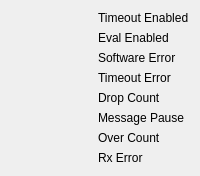
                    <widget class="QFrame" name="mp02_eng_frame">
                     <layout class="QGridLayout" name="gridLayout_3">
                      <item row="4" column="0">
                       <widget class="PyDMByteIndicator" name="mp02_drop_bit">
                        <property name="toolTip">
                         <string/>
                        </property>
                        <property name="rules" stdset="0">
                         <string>[{&quot;name&quot;: &quot;New Rule&quot;, &quot;property&quot;: &quot;Visible&quot;, &quot;initial_value&quot;: &quot;false&quot;, &quot;expression&quot;: &quot;ch[0] != 1&quot;, &quot;channels&quot;: [{&quot;channel&quot;: &quot;ca://SIOC:SYS0:MP02:MONITOR_DROP&quot;, &quot;trigger&quot;: true, &quot;use_enum&quot;: false}]}]</string>
                        </property>
                        <property name="alarmSensitiveContent" stdset="0">
                         <bool>false</bool>
                        </property>
                        <property name="alarmSensitiveBorder" stdset="0">
                         <bool>true</bool>
                        </property>
                        <property name="PyDMToolTip" stdset="0">
                         <string/>
                        </property>
                        <property name="channel" stdset="0">
                         <string>ca://SIOC:SYS0:MP02:MONITOR_DROP</string>
                        </property>
                        <property name="offColor" stdset="0">
                         <color>
                          <red>255</red>
                          <green>0</green>
                          <blue>0</blue>
                         </color>
                        </property>
                        <property name="showLabels" stdset="0">
                         <bool>false</bool>
                        </property>
                        <property name="bigEndian" stdset="0">
                         <bool>false</bool>
                        </property>
                        <property name="circles" stdset="0">
                         <bool>true</bool>
                        </property>
                        <property name="numBits" stdset="0">
                         <number>1</number>
                        </property>
                        <property name="shift" stdset="0">
                         <number>0</number>
                        </property>
                        <property name="labels" stdset="0">
                         <stringlist>
                          <string>Bit 0</string>
                         </stringlist>
                        </property>
                       </widget>
                      </item>
                      <item row="0" column="0">
                       <widget class="PyDMByteIndicator" name="mp02_to_en_bit">
                        <property name="toolTip">
                         <string/>
                        </property>
                        <property name="rules" stdset="0">
                         <string>[{&quot;name&quot;: &quot;New Rule&quot;, &quot;property&quot;: &quot;Visible&quot;, &quot;initial_value&quot;: &quot;false&quot;, &quot;expression&quot;: &quot;ch[0] != 1&quot;, &quot;channels&quot;: [{&quot;channel&quot;: &quot;ca://SIOC:SYS0:MP02:TIMEOUT_ENABLE_RBV&quot;, &quot;trigger&quot;: true, &quot;use_enum&quot;: false}]}]</string>
                        </property>
                        <property name="alarmSensitiveContent" stdset="0">
                         <bool>false</bool>
                        </property>
                        <property name="alarmSensitiveBorder" stdset="0">
                         <bool>true</bool>
                        </property>
                        <property name="PyDMToolTip" stdset="0">
                         <string/>
                        </property>
                        <property name="channel" stdset="0">
                         <string>ca://SIOC:SYS0:MP02:TIMEOUT_ENABLE_RBV</string>
                        </property>
                        <property name="offColor" stdset="0">
                         <color>
                          <red>255</red>
                          <green>0</green>
                          <blue>0</blue>
                         </color>
                        </property>
                        <property name="showLabels" stdset="0">
                         <bool>false</bool>
                        </property>
                        <property name="bigEndian" stdset="0">
                         <bool>false</bool>
                        </property>
                        <property name="circles" stdset="0">
                         <bool>true</bool>
                        </property>
                        <property name="numBits" stdset="0">
                         <number>1</number>
                        </property>
                        <property name="shift" stdset="0">
                         <number>0</number>
                        </property>
                        <property name="labels" stdset="0">
                         <stringlist>
                          <string>Bit 0</string>
                         </stringlist>
                        </property>
                       </widget>
                      </item>
                      <item row="0" column="1">
                       <widget class="PyDMLabel" name="mp02_to_en_lbl">
                        <property name="text">
                         <string>Timeout Enabled</string>
                        </property>
                        <property name="rules" stdset="0">
                         <string>[{&quot;name&quot;: &quot;New Rule&quot;, &quot;property&quot;: &quot;Visible&quot;, &quot;initial_value&quot;: &quot;false&quot;, &quot;expression&quot;: &quot;ch[0] != 1&quot;, &quot;channels&quot;: [{&quot;channel&quot;: &quot;ca://SIOC:SYS0:MP02:TIMEOUT_ENABLE_RBV&quot;, &quot;trigger&quot;: true, &quot;use_enum&quot;: false}]}]</string>
                        </property>
                        <property name="precision" stdset="0">
                         <number>0</number>
                        </property>
                        <property name="showUnits" stdset="0">
                         <bool>false</bool>
                        </property>
                        <property name="precisionFromPV" stdset="0">
                         <bool>true</bool>
                        </property>
                        <property name="alarmSensitiveContent" stdset="0">
                         <bool>false</bool>
                        </property>
                        <property name="alarmSensitiveBorder" stdset="0">
                         <bool>true</bool>
                        </property>
                        <property name="PyDMToolTip" stdset="0">
                         <string/>
                        </property>
                        <property name="channel" stdset="0">
                         <string/>
                        </property>
                       </widget>
                      </item>
                      <item row="1" column="0">
                       <widget class="PyDMByteIndicator" name="mp02_eval_bit">
                        <property name="toolTip">
                         <string/>
                        </property>
                        <property name="rules" stdset="0">
                         <string>[{&quot;name&quot;: &quot;New Rule&quot;, &quot;property&quot;: &quot;Visible&quot;, &quot;initial_value&quot;: &quot;false&quot;, &quot;expression&quot;: &quot;ch[0] != 1&quot;, &quot;channels&quot;: [{&quot;channel&quot;: &quot;ca://SIOC:SYS0:MP02:EVALUATION_ENABLE_RBV&quot;, &quot;trigger&quot;: true, &quot;use_enum&quot;: false}]}]</string>
                        </property>
                        <property name="alarmSensitiveContent" stdset="0">
                         <bool>false</bool>
                        </property>
                        <property name="alarmSensitiveBorder" stdset="0">
                         <bool>true</bool>
                        </property>
                        <property name="PyDMToolTip" stdset="0">
                         <string/>
                        </property>
                        <property name="channel" stdset="0">
                         <string>ca://SIOC:SYS0:MP02:EVALUATION_ENABLE_RBV</string>
                        </property>
                        <property name="offColor" stdset="0">
                         <color>
                          <red>255</red>
                          <green>0</green>
                          <blue>0</blue>
                         </color>
                        </property>
                        <property name="showLabels" stdset="0">
                         <bool>false</bool>
                        </property>
                        <property name="bigEndian" stdset="0">
                         <bool>false</bool>
                        </property>
                        <property name="circles" stdset="0">
                         <bool>true</bool>
                        </property>
                        <property name="numBits" stdset="0">
                         <number>1</number>
                        </property>
                        <property name="shift" stdset="0">
                         <number>0</number>
                        </property>
                        <property name="labels" stdset="0">
                         <stringlist>
                          <string>Bit 0</string>
                         </stringlist>
                        </property>
                       </widget>
                      </item>
                      <item row="2" column="0">
                       <widget class="PyDMByteIndicator" name="mp02_sw_bit">
                        <property name="toolTip">
                         <string/>
                        </property>
                        <property name="rules" stdset="0">
                         <string>[{&quot;name&quot;: &quot;New Rule&quot;, &quot;property&quot;: &quot;Visible&quot;, &quot;initial_value&quot;: &quot;false&quot;, &quot;expression&quot;: &quot;ch[0] != 1&quot;, &quot;channels&quot;: [{&quot;channel&quot;: &quot;ca://SIOC:SYS0:MP02:SW_ERR&quot;, &quot;trigger&quot;: true, &quot;use_enum&quot;: false}]}]</string>
                        </property>
                        <property name="alarmSensitiveContent" stdset="0">
                         <bool>false</bool>
                        </property>
                        <property name="alarmSensitiveBorder" stdset="0">
                         <bool>true</bool>
                        </property>
                        <property name="PyDMToolTip" stdset="0">
                         <string/>
                        </property>
                        <property name="channel" stdset="0">
                         <string>ca://SIOC:SYS0:MP02:SW_ERR</string>
                        </property>
                        <property name="offColor" stdset="0">
                         <color>
                          <red>255</red>
                          <green>0</green>
                          <blue>0</blue>
                         </color>
                        </property>
                        <property name="showLabels" stdset="0">
                         <bool>false</bool>
                        </property>
                        <property name="bigEndian" stdset="0">
                         <bool>false</bool>
                        </property>
                        <property name="circles" stdset="0">
                         <bool>true</bool>
                        </property>
                        <property name="numBits" stdset="0">
                         <number>1</number>
                        </property>
                        <property name="shift" stdset="0">
                         <number>0</number>
                        </property>
                        <property name="labels" stdset="0">
                         <stringlist>
                          <string>Bit 0</string>
                         </stringlist>
                        </property>
                       </widget>
                      </item>
                      <item row="1" column="1">
                       <widget class="PyDMLabel" name="mp02_eval_lbl">
                        <property name="text">
                         <string>Eval Enabled</string>
                        </property>
                        <property name="rules" stdset="0">
                         <string>[{&quot;name&quot;: &quot;New Rule&quot;, &quot;property&quot;: &quot;Visible&quot;, &quot;initial_value&quot;: &quot;false&quot;, &quot;expression&quot;: &quot;ch[0] != 1&quot;, &quot;channels&quot;: [{&quot;channel&quot;: &quot;ca://SIOC:SYS0:MP02:EVALUATION_ENABLE_RBV&quot;, &quot;trigger&quot;: true, &quot;use_enum&quot;: false}]}]</string>
                        </property>
                        <property name="precision" stdset="0">
                         <number>0</number>
                        </property>
                        <property name="showUnits" stdset="0">
                         <bool>false</bool>
                        </property>
                        <property name="precisionFromPV" stdset="0">
                         <bool>true</bool>
                        </property>
                        <property name="alarmSensitiveContent" stdset="0">
                         <bool>false</bool>
                        </property>
                        <property name="alarmSensitiveBorder" stdset="0">
                         <bool>true</bool>
                        </property>
                        <property name="PyDMToolTip" stdset="0">
                         <string/>
                        </property>
                        <property name="channel" stdset="0">
                         <string/>
                        </property>
                       </widget>
                      </item>
                      <item row="2" column="1">
                       <widget class="PyDMLabel" name="mp02_sw_lbl">
                        <property name="text">
                         <string>Software Error</string>
                        </property>
                        <property name="rules" stdset="0">
                         <string>[{&quot;name&quot;: &quot;New Rule&quot;, &quot;property&quot;: &quot;Visible&quot;, &quot;initial_value&quot;: &quot;false&quot;, &quot;expression&quot;: &quot;ch[0] != 1&quot;, &quot;channels&quot;: [{&quot;channel&quot;: &quot;ca://SIOC:SYS0:MP02:SW_ERR&quot;, &quot;trigger&quot;: true, &quot;use_enum&quot;: false}]}]</string>
                        </property>
                        <property name="precision" stdset="0">
                         <number>0</number>
                        </property>
                        <property name="showUnits" stdset="0">
                         <bool>false</bool>
                        </property>
                        <property name="precisionFromPV" stdset="0">
                         <bool>true</bool>
                        </property>
                        <property name="alarmSensitiveContent" stdset="0">
                         <bool>false</bool>
                        </property>
                        <property name="alarmSensitiveBorder" stdset="0">
                         <bool>true</bool>
                        </property>
                        <property name="PyDMToolTip" stdset="0">
                         <string/>
                        </property>
                        <property name="channel" stdset="0">
                         <string/>
                        </property>
                       </widget>
                      </item>
                      <item row="6" column="1">
                       <widget class="PyDMLabel" name="mp02_over_lbl">
                        <property name="text">
                         <string>Over Count</string>
                        </property>
                        <property name="rules" stdset="0">
                         <string>[{&quot;name&quot;: &quot;New Rule&quot;, &quot;property&quot;: &quot;Visible&quot;, &quot;initial_value&quot;: &quot;false&quot;, &quot;expression&quot;: &quot;ch[0] != 1&quot;, &quot;channels&quot;: [{&quot;channel&quot;: &quot;ca://SIOC:SYS0:MP02:MONITOR_OVERFLOW&quot;, &quot;trigger&quot;: true, &quot;use_enum&quot;: false}]}]</string>
                        </property>
                        <property name="precision" stdset="0">
                         <number>0</number>
                        </property>
                        <property name="showUnits" stdset="0">
                         <bool>false</bool>
                        </property>
                        <property name="precisionFromPV" stdset="0">
                         <bool>true</bool>
                        </property>
                        <property name="alarmSensitiveContent" stdset="0">
                         <bool>false</bool>
                        </property>
                        <property name="alarmSensitiveBorder" stdset="0">
                         <bool>true</bool>
                        </property>
                        <property name="PyDMToolTip" stdset="0">
                         <string/>
                        </property>
                        <property name="channel" stdset="0">
                         <string/>
                        </property>
                       </widget>
                      </item>
                      <item row="3" column="0">
                       <widget class="PyDMByteIndicator" name="mp02_to_err_bit">
                        <property name="toolTip">
                         <string/>
                        </property>
                        <property name="rules" stdset="0">
                         <string>[{&quot;name&quot;: &quot;New Rule&quot;, &quot;property&quot;: &quot;Visible&quot;, &quot;initial_value&quot;: &quot;false&quot;, &quot;expression&quot;: &quot;ch[0] != 1&quot;, &quot;channels&quot;: [{&quot;channel&quot;: &quot;ca://SIOC:SYS0:MP02:TO_ERR&quot;, &quot;trigger&quot;: true, &quot;use_enum&quot;: false}]}]</string>
                        </property>
                        <property name="alarmSensitiveContent" stdset="0">
                         <bool>false</bool>
                        </property>
                        <property name="alarmSensitiveBorder" stdset="0">
                         <bool>true</bool>
                        </property>
                        <property name="PyDMToolTip" stdset="0">
                         <string/>
                        </property>
                        <property name="channel" stdset="0">
                         <string>ca://SIOC:SYS0:MP02:TO_ERR</string>
                        </property>
                        <property name="offColor" stdset="0">
                         <color>
                          <red>255</red>
                          <green>0</green>
                          <blue>0</blue>
                         </color>
                        </property>
                        <property name="showLabels" stdset="0">
                         <bool>false</bool>
                        </property>
                        <property name="bigEndian" stdset="0">
                         <bool>false</bool>
                        </property>
                        <property name="circles" stdset="0">
                         <bool>true</bool>
                        </property>
                        <property name="numBits" stdset="0">
                         <number>1</number>
                        </property>
                        <property name="shift" stdset="0">
                         <number>0</number>
                        </property>
                        <property name="labels" stdset="0">
                         <stringlist>
                          <string>Bit 0</string>
                         </stringlist>
                        </property>
                       </widget>
                      </item>
                      <item row="3" column="1">
                       <widget class="PyDMLabel" name="mp02_to_err_lbl">
                        <property name="text">
                         <string>Timeout Error</string>
                        </property>
                        <property name="rules" stdset="0">
                         <string>[{&quot;name&quot;: &quot;New Rule&quot;, &quot;property&quot;: &quot;Visible&quot;, &quot;initial_value&quot;: &quot;false&quot;, &quot;expression&quot;: &quot;ch[0] != 1&quot;, &quot;channels&quot;: [{&quot;channel&quot;: &quot;ca://SIOC:SYS0:MP02:TO_ERR&quot;, &quot;trigger&quot;: true, &quot;use_enum&quot;: false}]}]</string>
                        </property>
                        <property name="precision" stdset="0">
                         <number>0</number>
                        </property>
                        <property name="showUnits" stdset="0">
                         <bool>false</bool>
                        </property>
                        <property name="precisionFromPV" stdset="0">
                         <bool>true</bool>
                        </property>
                        <property name="alarmSensitiveContent" stdset="0">
                         <bool>false</bool>
                        </property>
                        <property name="alarmSensitiveBorder" stdset="0">
                         <bool>true</bool>
                        </property>
                        <property name="PyDMToolTip" stdset="0">
                         <string/>
                        </property>
                        <property name="channel" stdset="0">
                         <string/>
                        </property>
                       </widget>
                      </item>
                      <item row="4" column="1">
                       <widget class="PyDMLabel" name="mp02_drop_lbl">
                        <property name="text">
                         <string>Drop Count</string>
                        </property>
                        <property name="rules" stdset="0">
                         <string>[{&quot;name&quot;: &quot;New Rule&quot;, &quot;property&quot;: &quot;Visible&quot;, &quot;initial_value&quot;: &quot;false&quot;, &quot;expression&quot;: &quot;ch[0] != 1&quot;, &quot;channels&quot;: [{&quot;channel&quot;: &quot;ca://SIOC:SYS0:MP02:MONITOR_DROP&quot;, &quot;trigger&quot;: true, &quot;use_enum&quot;: false}]}]</string>
                        </property>
                        <property name="precision" stdset="0">
                         <number>0</number>
                        </property>
                        <property name="showUnits" stdset="0">
                         <bool>false</bool>
                        </property>
                        <property name="precisionFromPV" stdset="0">
                         <bool>true</bool>
                        </property>
                        <property name="alarmSensitiveContent" stdset="0">
                         <bool>false</bool>
                        </property>
                        <property name="alarmSensitiveBorder" stdset="0">
                         <bool>true</bool>
                        </property>
                        <property name="PyDMToolTip" stdset="0">
                         <string/>
                        </property>
                        <property name="channel" stdset="0">
                         <string/>
                        </property>
                       </widget>
                      </item>
                      <item row="5" column="1">
                       <widget class="PyDMLabel" name="mp02_pause_lbl">
                        <property name="text">
                         <string>Message Pause</string>
                        </property>
                        <property name="rules" stdset="0">
                         <string>[{&quot;name&quot;: &quot;New Rule&quot;, &quot;property&quot;: &quot;Visible&quot;, &quot;initial_value&quot;: &quot;false&quot;, &quot;expression&quot;: &quot;ch[0] != 1&quot;, &quot;channels&quot;: [{&quot;channel&quot;: &quot;ca://SIOC:SYS0:MP02:MONITOR_PAUSE&quot;, &quot;trigger&quot;: true, &quot;use_enum&quot;: false}]}]</string>
                        </property>
                        <property name="precision" stdset="0">
                         <number>0</number>
                        </property>
                        <property name="showUnits" stdset="0">
                         <bool>false</bool>
                        </property>
                        <property name="precisionFromPV" stdset="0">
                         <bool>true</bool>
                        </property>
                        <property name="alarmSensitiveContent" stdset="0">
                         <bool>false</bool>
                        </property>
                        <property name="alarmSensitiveBorder" stdset="0">
                         <bool>true</bool>
                        </property>
                        <property name="PyDMToolTip" stdset="0">
                         <string/>
                        </property>
                        <property name="channel" stdset="0">
                         <string/>
                        </property>
                       </widget>
                      </item>
                      <item row="5" column="0">
                       <widget class="PyDMByteIndicator" name="mp02_pause_bit">
                        <property name="toolTip">
                         <string/>
                        </property>
                        <property name="rules" stdset="0">
                         <string>[{&quot;name&quot;: &quot;New Rule&quot;, &quot;property&quot;: &quot;Visible&quot;, &quot;initial_value&quot;: &quot;false&quot;, &quot;expression&quot;: &quot;ch[0] != 1&quot;, &quot;channels&quot;: [{&quot;channel&quot;: &quot;ca://SIOC:SYS0:MP02:MONITOR_PAUSE&quot;, &quot;trigger&quot;: true, &quot;use_enum&quot;: false}]}]</string>
                        </property>
                        <property name="alarmSensitiveContent" stdset="0">
                         <bool>false</bool>
                        </property>
                        <property name="alarmSensitiveBorder" stdset="0">
                         <bool>true</bool>
                        </property>
                        <property name="PyDMToolTip" stdset="0">
                         <string/>
                        </property>
                        <property name="channel" stdset="0">
                         <string>ca://SIOC:SYS0:MP02:MONITOR_PAUSE</string>
                        </property>
                        <property name="offColor" stdset="0">
                         <color>
                          <red>255</red>
                          <green>0</green>
                          <blue>0</blue>
                         </color>
                        </property>
                        <property name="showLabels" stdset="0">
                         <bool>false</bool>
                        </property>
                        <property name="bigEndian" stdset="0">
                         <bool>false</bool>
                        </property>
                        <property name="circles" stdset="0">
                         <bool>true</bool>
                        </property>
                        <property name="numBits" stdset="0">
                         <number>1</number>
                        </property>
                        <property name="shift" stdset="0">
                         <number>0</number>
                        </property>
                        <property name="labels" stdset="0">
                         <stringlist>
                          <string>Bit 0</string>
                         </stringlist>
                        </property>
                       </widget>
                      </item>
                      <item row="6" column="0">
                       <widget class="PyDMByteIndicator" name="mp02_over_bit">
                        <property name="toolTip">
                         <string/>
                        </property>
                        <property name="rules" stdset="0">
                         <string>[{&quot;name&quot;: &quot;New Rule&quot;, &quot;property&quot;: &quot;Visible&quot;, &quot;initial_value&quot;: &quot;false&quot;, &quot;expression&quot;: &quot;ch[0] != 1&quot;, &quot;channels&quot;: [{&quot;channel&quot;: &quot;ca://SIOC:SYS0:MP02:MONITOR_OVERFLOW&quot;, &quot;trigger&quot;: true, &quot;use_enum&quot;: false}]}]</string>
                        </property>
                        <property name="alarmSensitiveContent" stdset="0">
                         <bool>false</bool>
                        </property>
                        <property name="alarmSensitiveBorder" stdset="0">
                         <bool>true</bool>
                        </property>
                        <property name="PyDMToolTip" stdset="0">
                         <string/>
                        </property>
                        <property name="channel" stdset="0">
                         <string>ca://SIOC:SYS0:MP02:MONITOR_OVERFLOW</string>
                        </property>
                        <property name="offColor" stdset="0">
                         <color>
                          <red>255</red>
                          <green>0</green>
                          <blue>0</blue>
                         </color>
                        </property>
                        <property name="showLabels" stdset="0">
                         <bool>false</bool>
                        </property>
                        <property name="bigEndian" stdset="0">
                         <bool>false</bool>
                        </property>
                        <property name="circles" stdset="0">
                         <bool>true</bool>
                        </property>
                        <property name="numBits" stdset="0">
                         <number>1</number>
                        </property>
                        <property name="shift" stdset="0">
                         <number>0</number>
                        </property>
                        <property name="labels" stdset="0">
                         <stringlist>
                          <string>Bit 0</string>
                         </stringlist>
                        </property>
                       </widget>
                      </item>
                      <item row="7" column="0">
                       <widget class="PyDMByteIndicator" name="mp02_rx_bit">
                        <property name="toolTip">
                         <string/>
                        </property>
                        <property name="rules" stdset="0">
                         <string>[{&quot;name&quot;: &quot;New Rule&quot;, &quot;property&quot;: &quot;Visible&quot;, &quot;initial_value&quot;: &quot;false&quot;, &quot;expression&quot;: &quot;ch[0] != 1&quot;, &quot;channels&quot;: [{&quot;channel&quot;: &quot;ca://SIOC:SYS0:MP02:MONITOR_RX_ERR&quot;, &quot;trigger&quot;: true, &quot;use_enum&quot;: false}]}]</string>
                        </property>
                        <property name="alarmSensitiveContent" stdset="0">
                         <bool>false</bool>
                        </property>
                        <property name="alarmSensitiveBorder" stdset="0">
                         <bool>true</bool>
                        </property>
                        <property name="PyDMToolTip" stdset="0">
                         <string/>
                        </property>
                        <property name="channel" stdset="0">
                         <string>ca://SIOC:SYS0:MP02:MONITOR_RX_ERR</string>
                        </property>
                        <property name="offColor" stdset="0">
                         <color>
                          <red>255</red>
                          <green>0</green>
                          <blue>0</blue>
                         </color>
                        </property>
                        <property name="showLabels" stdset="0">
                         <bool>false</bool>
                        </property>
                        <property name="bigEndian" stdset="0">
                         <bool>false</bool>
                        </property>
                        <property name="circles" stdset="0">
                         <bool>true</bool>
                        </property>
                        <property name="numBits" stdset="0">
                         <number>1</number>
                        </property>
                        <property name="shift" stdset="0">
                         <number>0</number>
                        </property>
                        <property name="labels" stdset="0">
                         <stringlist>
                          <string>Bit 0</string>
                         </stringlist>
                        </property>
                       </widget>
                      </item>
                      <item row="7" column="1">
                       <widget class="PyDMLabel" name="mp02_rx_lbl">
                        <property name="text">
                         <string>Rx Error</string>
                        </property>
                        <property name="rules" stdset="0">
                         <string>[{&quot;name&quot;: &quot;New Rule&quot;, &quot;property&quot;: &quot;Visible&quot;, &quot;initial_value&quot;: &quot;false&quot;, &quot;expression&quot;: &quot;ch[0] != 1&quot;, &quot;channels&quot;: [{&quot;channel&quot;: &quot;ca://SIOC:SYS0:MP02:MONITOR_RX_ERR&quot;, &quot;trigger&quot;: true, &quot;use_enum&quot;: false}]}]</string>
                        </property>
                        <property name="precision" stdset="0">
                         <number>0</number>
                        </property>
                        <property name="showUnits" stdset="0">
                         <bool>false</bool>
                        </property>
                        <property name="precisionFromPV" stdset="0">
                         <bool>true</bool>
                        </property>
                        <property name="alarmSensitiveContent" stdset="0">
                         <bool>false</bool>
                        </property>
                        <property name="alarmSensitiveBorder" stdset="0">
                         <bool>true</bool>
                        </property>
                        <property name="PyDMToolTip" stdset="0">
                         <string/>
                        </property>
                        <property name="channel" stdset="0">
                         <string/>
                        </property>
                       </widget>
                      </item>
                     </layout>
                    </widget>
